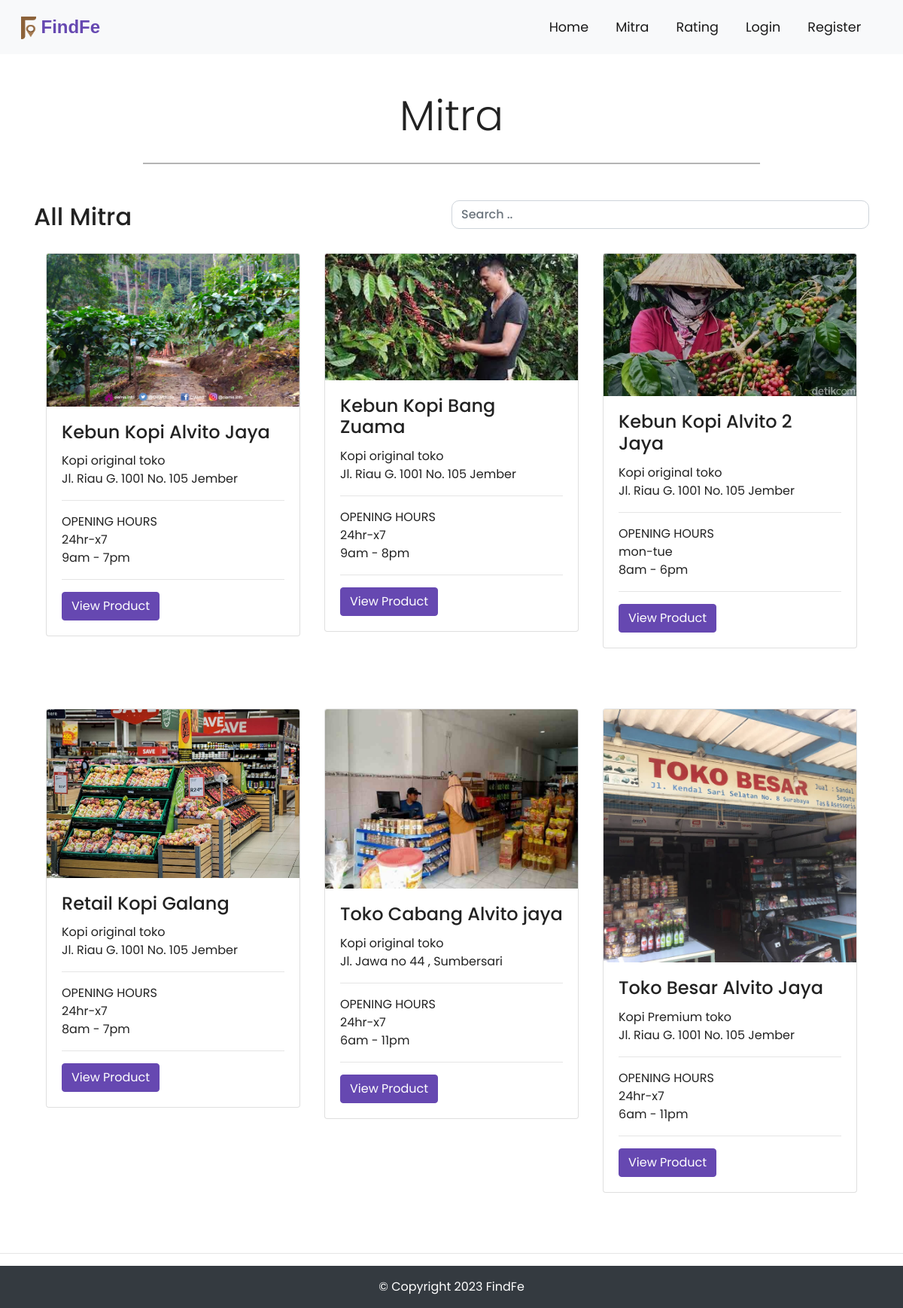
Screenshot of /index.php/toko with the database file from the repository.
### tables this page shows
CREATE TABLE `toko` (
  `r_id` int(11) NOT NULL,
  `c_id` int(11) NOT NULL,
  `name` varchar(255) NOT NULL,
  `email` varchar(255) NOT NULL,
  `phone` varchar(255) NOT NULL,
  `url` varchar(255) NOT NULL,
  `o_hr` varchar(255) NOT NULL,
  `c_hr` varchar(255) NOT NULL,
  `o_days` varchar(255) NOT NULL,
  `address` text NOT NULL,
  `img` text NOT NULL
);

CREATE TABLE `res_category` (
  `c_id` int(11) NOT NULL,
  `c_name` varchar(255) NOT NULL
);

### application/controllers/Toko.php (called while the page is built, shortened)
<?php
class toko extends CI_Controller
{
	public function index()
	{
		$this->load->model('Store_model');
		$stores = $this->Store_model->getResInfo();
		$data['stores'] = $stores;
		$this->load->view('front/partials/header');
		$this->load->view('front/toko', $data);
		$this->load->view('front/partials/footer');
	}
}

### index.php (called while the page is built, shortened)
<?php
require_once BASEPATH.'core/CodeIgniter.php';

### application/models/Store_model.php (called while the page is built, shortened)
<?php
class Store_model extends CI_Model
{
    public function getResInfo()
    {
        $this->db->select('*');
        $this->db->from('toko');
        $this->db->join('res_category', 'toko.c_id = res_category.c_id');
        $result = $this->db->get()->result_array();
        return $result;
    }
}

### application/views/front/toko.php (the view, shortened to what this page needs)
<div class="container-fluid padding">
    <div class="row welcome text-center welcome">
        <div class="col-12">
            <h1 class="display-4">Mitra</h1>
        </div>
        <hr>
    </div>
</div>
<div class="container">
    <div class="d-flex justify-content-between align-items-center">
        <div class="btn-group">
            <h2>All Mitra</h2>
        </div>
        <input class="form-control mb-3" id="myInput" type="text" placeholder="Search .." style="width:50%;">
    </div>
    <div class="">
        <div class="container">
            <div id="myTable">
                <div class="row">
                    <?php if (!empty($stores)) { ?>
                        <?php foreach ($stores as $store) { ?>
                            <div id="card-product" class="col-md-4">
                                <div class="">
                                    <div class="card mb-5 shadow-sm">
                                        <?php $image = $store['img']; ?>
                                        <img class="card-img-top" src="<?php echo base_url() . 'public/uploads/toko/' . $image; ?>">
                                        <div class="card-body">
                                            <h4 class="card-title"><?php echo $store['name']; ?></h4>
                                            <p class="card-text mb-0"><?php echo $store['c_name'] . " toko"; ?></p>
                                            <p class="card-text mb-0"><?php echo $store['address']; ?></p>
                                            <hr>
                                            <p class="card-text mb-0">OPENING HOURS</p>
                                            <p class="card-text mb-0"><?php echo $store['o_days']; ?></p>
                                            <p class="card-text"><?php echo $store['o_hr']; ?> - <?php echo $store['c_hr']; ?></p>
                                            <hr>
                                            <a href="<?php echo base_url() . 'kopi/list/' . $store['r_id']; ?>" class="btn btn-primary">View Product</a>
                                        </div>
                                    </div>
                                </div>
                            </div class="col-md-3">
                        <?php } ?>
                    <?php } else { ?>
                        <div class="jumbotron">
                            <h1>Tidak ada catatan yang ditemukan</h1>
                        </div>
                    <?php } ?>
                </div>
            </div>
        </div>
    </div>
</div>

### assets/css/style.css (style rules this page uses)
html, body { height: 100%; width: 100%; font-family: "Poppins", sans-serif; color: #222; }
.btn-primary { background-color: #6648b1; border: 1px solid #6648b1; }
.padding { padding-left: 1.5rem; padding-right: 1.5rem; padding-bottom: 2rem; }
.welcome { width: 75%; margin: 0 auto; padding-top: 2rem; }
.welcome hr { border-top: 2px solid #b4b4b4; width: 95%; margin-top: 0.3rem; margin-bottom: 1rem; }
.form-control { border-radius: 10px; }
input[placeholder] { font-weight: 500; }
[class*="col-"] { padding: 1rem; }

### rows the page displays
toko: img (picture), name "Kebun Kopi Alvito Jaya", c.c_name "Kopi original", address "Jl. Riau G. 1001 No. 105 Jember", o_days "24hr-x7", o_hr "9am", c_hr "7pm"
toko: img (picture), name "Kebun Kopi Bang Zuama", c.c_name "Kopi original", address "Jl. Riau G. 1001 No. 105 Jember", o_days "24hr-x7", o_hr "9am", c_hr "8pm"
toko: img (picture), name "Kebun Kopi Alvito 2 Jaya", c.c_name "Kopi original", address "Jl. Riau G. 1001 No. 105 Jember", o_days "mon-tue", o_hr "8am", c_hr "6pm"
toko: img (picture), name "Retail Kopi Galang", c.c_name "Kopi original", address "Jl. Riau G. 1001 No. 105 Jember", o_days "24hr-x7", o_hr "8am", c_hr "7pm"
toko: img (picture), name "Toko Cabang Alvito jaya", c.c_name "Kopi original", address "Jl. Jawa no 44 , Sumbersari", o_days "24hr-x7", o_hr "6am", c_hr "11pm"
toko: img (picture), name "Toko Besar Alvito Jaya", c.c_name "Kopi Premium", address "Jl. Riau G. 1001 No. 105 Jember", o_days "24hr-x7", o_hr "6am", c_hr "11pm"
